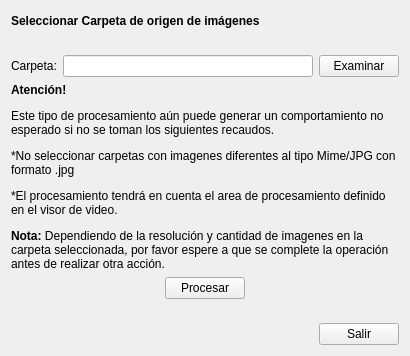
<?xml version="1.0" encoding="UTF-8"?>
<ui version="4.0">
 <class>FormDesdeCarpeta</class>
 <widget class="QWidget" name="FormDesdeCarpeta">
  <property name="geometry">
   <rect>
    <x>0</x>
    <y>0</y>
    <width>410</width>
    <height>356</height>
   </rect>
  </property>
  <property name="windowTitle">
   <string>Procesar desde Carpeta Seleccionada</string>
  </property>
  <layout class="QVBoxLayout" name="verticalLayout">
   <item>
    <layout class="QHBoxLayout" name="horizontalLayout_4">
     <item>
      <widget class="QLabel" name="label_2">
       <property name="text">
        <string>&lt;html&gt;&lt;head/&gt;&lt;body&gt;&lt;p&gt;&lt;span style=&quot; font-weight:600;&quot;&gt;Seleccionar Carpeta de origen de imágenes&lt;/span&gt;&lt;/p&gt;&lt;/body&gt;&lt;/html&gt;</string>
       </property>
      </widget>
     </item>
     <item>
      <spacer name="horizontalSpacer_4">
       <property name="orientation">
        <enum>Qt::Horizontal</enum>
       </property>
       <property name="sizeHint" stdset="0">
        <size>
         <width>40</width>
         <height>20</height>
        </size>
       </property>
      </spacer>
     </item>
    </layout>
   </item>
   <item>
    <spacer name="verticalSpacer_2">
     <property name="orientation">
      <enum>Qt::Vertical</enum>
     </property>
     <property name="sizeHint" stdset="0">
      <size>
       <width>20</width>
       <height>40</height>
      </size>
     </property>
    </spacer>
   </item>
   <item>
    <layout class="QHBoxLayout" name="horizontalLayout">
     <item>
      <widget class="QLabel" name="label">
       <property name="text">
        <string>Carpeta:</string>
       </property>
      </widget>
     </item>
     <item>
      <widget class="QLineEdit" name="lineEditCarpeta"/>
     </item>
     <item>
      <widget class="QPushButton" name="pushButtonExaminar">
       <property name="text">
        <string>Examinar</string>
       </property>
      </widget>
     </item>
    </layout>
   </item>
   <item>
    <layout class="QHBoxLayout" name="horizontalLayout_5">
     <item>
      <widget class="QLabel" name="label_3">
       <property name="text">
        <string>&lt;html&gt;&lt;head/&gt;&lt;body&gt;&lt;p&gt;&lt;span style=&quot; font-weight:600;&quot;&gt;Atención!&lt;/span&gt;&lt;/p&gt;&lt;p&gt;Este tipo de procesamiento aún puede generar un comportamiento no esperado si no se toman los siguientes recaudos.&lt;/p&gt;&lt;p&gt;*No seleccionar carpetas con imagenes diferentes al tipo Mime/JPG con formato .jpg&lt;/p&gt;&lt;p&gt;*El procesamiento tendrá en cuenta el area de procesamiento definido en el visor de video.&lt;/p&gt;&lt;p&gt;&lt;span style=&quot; font-weight:600;&quot;&gt;Nota:&lt;/span&gt; Dependiendo de la resolución y cantidad de imagenes en la carpeta seleccionada, por favor espere a que se complete la operación antes de realizar otra acción.&lt;/p&gt;&lt;/body&gt;&lt;/html&gt;</string>
       </property>
       <property name="wordWrap">
        <bool>true</bool>
       </property>
      </widget>
     </item>
    </layout>
   </item>
   <item>
    <layout class="QHBoxLayout" name="horizontalLayout_2">
     <item>
      <spacer name="horizontalSpacer">
       <property name="orientation">
        <enum>Qt::Horizontal</enum>
       </property>
       <property name="sizeHint" stdset="0">
        <size>
         <width>40</width>
         <height>20</height>
        </size>
       </property>
      </spacer>
     </item>
     <item>
      <widget class="QPushButton" name="pushButtonProcesar">
       <property name="text">
        <string>Procesar</string>
       </property>
      </widget>
     </item>
     <item>
      <spacer name="horizontalSpacer_3">
       <property name="orientation">
        <enum>Qt::Horizontal</enum>
       </property>
       <property name="sizeHint" stdset="0">
        <size>
         <width>40</width>
         <height>20</height>
        </size>
       </property>
      </spacer>
     </item>
    </layout>
   </item>
   <item>
    <spacer name="verticalSpacer">
     <property name="orientation">
      <enum>Qt::Vertical</enum>
     </property>
     <property name="sizeHint" stdset="0">
      <size>
       <width>20</width>
       <height>40</height>
      </size>
     </property>
    </spacer>
   </item>
   <item>
    <layout class="QHBoxLayout" name="horizontalLayout_3">
     <item>
      <spacer name="horizontalSpacer_2">
       <property name="orientation">
        <enum>Qt::Horizontal</enum>
       </property>
       <property name="sizeHint" stdset="0">
        <size>
         <width>40</width>
         <height>20</height>
        </size>
       </property>
      </spacer>
     </item>
     <item>
      <widget class="QPushButton" name="pushButtonSalir">
       <property name="text">
        <string>Salir</string>
       </property>
      </widget>
     </item>
    </layout>
   </item>
  </layout>
 </widget>
 <resources/>
 <connections/>
</ui>
